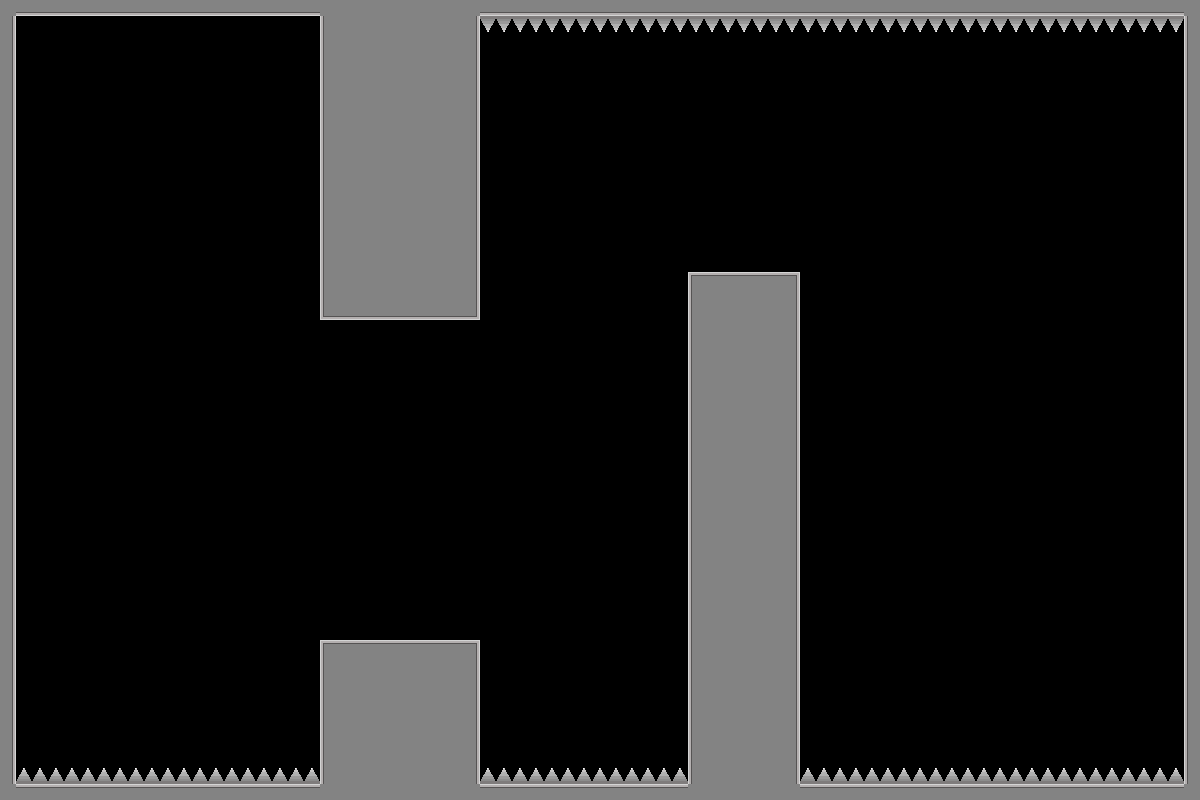

A 2D game scene composited from a Tiled map and its tileset images. What follows is a short description and the map's XML, with each tile layer's data collapsed to a summary:
An orthogonal 75x50 tile map with 16x16 px tiles, 1 tile layer (Tile Layer 1) and 3 objects (3x slow_time).

<map version="1.10" tiledversion="1.12.2" orientation="orthogonal" renderorder="right-down" width="75" height="50" tilewidth="16" tileheight="16" infinite="0" nextlayerid="3" nextobjectid="4">
 <tileset firstgid="1" source="place_holder_tileset.tsx" />
 <layer id="1" name="Tile Layer 1" width="75" height="50">
  <data>[3750 cells, 850 non-empty, 11 distinct tile ids]</data>
 </layer>
 <objectgroup id="2" name="object_layer">
  <object id="1" name="slow_time" x="818.138" y="202.323" width="60" height="90">
   <properties>
    <property name="ability_type" value="slow_time" />
   </properties>
  </object>
  <object id="2" name="slow_time" x="558.75" y="115.458" width="60" height="90">
   <properties>
    <property name="ability_type" value="slow_time" />
   </properties>
  </object>
  <object id="3" name="slow_time" x="368.13" y="441.201" width="60" height="90">
   <properties>
    <property name="ability_type" value="slow_time" />
   </properties>
  </object>
 </objectgroup>
</map>
